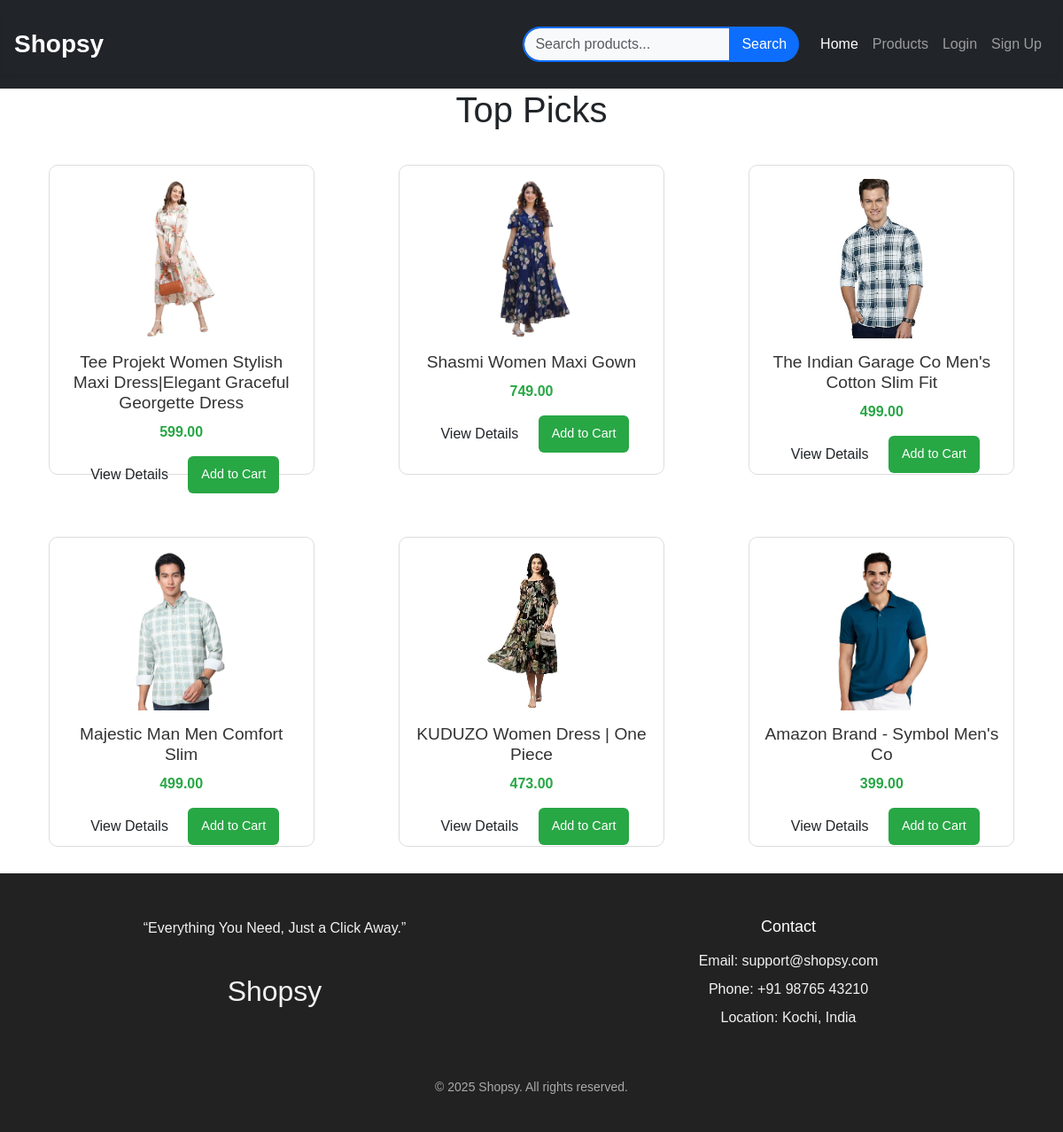
The app's page /product_dress with its own data.
### products/models.py (models this page shows, shortened)
class Product(models.Model):
    title = models.CharField(max_length=42)
    description = models.TextField()
    price = models.DecimalField(max_digits=8, decimal_places=2)
    actual_price = models.IntegerField()
    image = models.ImageField(upload_to="media/products")
    seller = models.CharField(max_length=50, default='Unknown')
    DRESS = 'dress'
    COSSMETICS = 'cosmetics'
    GROCERY = 'grocery'
    SHOES = 'shoes'
    WATCHES = 'watches'
    PRODUCT_TYPES = [
        (DRESS, "dress"),
        (COSSMETICS, "cosmetics"),
        (GROCERY, "grocery"),
        (SHOES, "shoes"),
        (WATCHES, "watches")
    ]
    product_type = models.CharField(choices=PRODUCT_TYPES, default=None, max_length=100)

### products/views.py (the view)
# urls.py: path('product_dress', views.product_dress, name = 'product_dress'),
def product_dress(request):
    products = Product.objects.filter( product_type = 'dress')
    return render(request, "product_search.html", {"products": products})

### templates/product_search.html (shortened to what this page needs)
<!DOCTYPE html>
<html lang="en">
<head>
</head>
<body>
{% load static %}
    {% block header %}
        {% include 'header.html' %}
    {% endblock %}
        <h1>Top Picks</h1>
        <div class="container">
            {% for products_obj in products %}
                <div class="product-card">
                    <img src="{{ products_obj.image.url }}" alt="Product 1">
                    <h3>{{ products_obj.title }}</h3>
                    <p>{{ products_obj.price }}</p>
                    <a href="{% url 'product_detail' products_obj.id %}" class="btn">View Details</a>
                    <a href="#" class="btn1">Add to Cart</a>
                </div>
            {% empty %}
                <p>No products found.</p>
            {% endfor %}
        </div>
    {% block footer %}
        {% include 'footer.html' %}
    {% endblock %}
</body>
</html>

### templates/product_search.html (style rules this page uses)
body { font-family: Arial, sans-serif; margin: 0; padding: 0; background: #f4f4f9; }
.container { width: 90%; display: flex; justify-content: space-around; flex-wrap: wrap; gap : 70px; max-width: 1200px; margin: 30px auto; }
h1 { text-align: center; margin-bottom: 30px; color: #333; }
.product-card { background: #fff; border: 1px solid #ddd; border-radius: 10px; padding: 15px; width: 300px; height: 350px; text-align: center; transition: transform 0.3s ease, box-shadow 0.3s ease; }
.product-card img { max-width: 100%; height: 180px; object-fit: cover; border-radius: 6px; }
.product-card h3 { margin: 15px 0 10px; font-size: 1.2rem; color: #333; }
.product-card p { font-size: 1rem; color: #28a745; font-weight: bold; margin: 10px 0; }
.btn1 { display: inline-block; padding: 10px 15px; margin: 5px 5px; font-size: 0.9rem; border-radius: 6px; text-decoration: none; transition: background 0.3s ease; }
.btn1:last-of-type { background: #28a745; color: white; }

### templates/footer.html (style rules this page uses)
body { margin: 0; font-family: Arial, sans-serif; min-height: 100vh; display: flex; flex-direction: column; }

### records on screen
Product: image (picture), title "Tee Projekt Women Stylish Maxi Dress|Elegant Graceful Georgette Dress", price "599.00"
Product: image (picture), title "Shasmi Women Maxi Gown", price "749.00"
Product: image (picture), title "The Indian Garage Co Men's Cotton Slim Fit", price "499.00"
Product: image (picture), title "Majestic Man Men Comfort Slim", price "499.00"
Product: image (picture), title "KUDUZO Women Dress | One Piece", price "473.00"
Product: image (picture), title "Amazon Brand - Symbol Men's Co", price "399.00"
